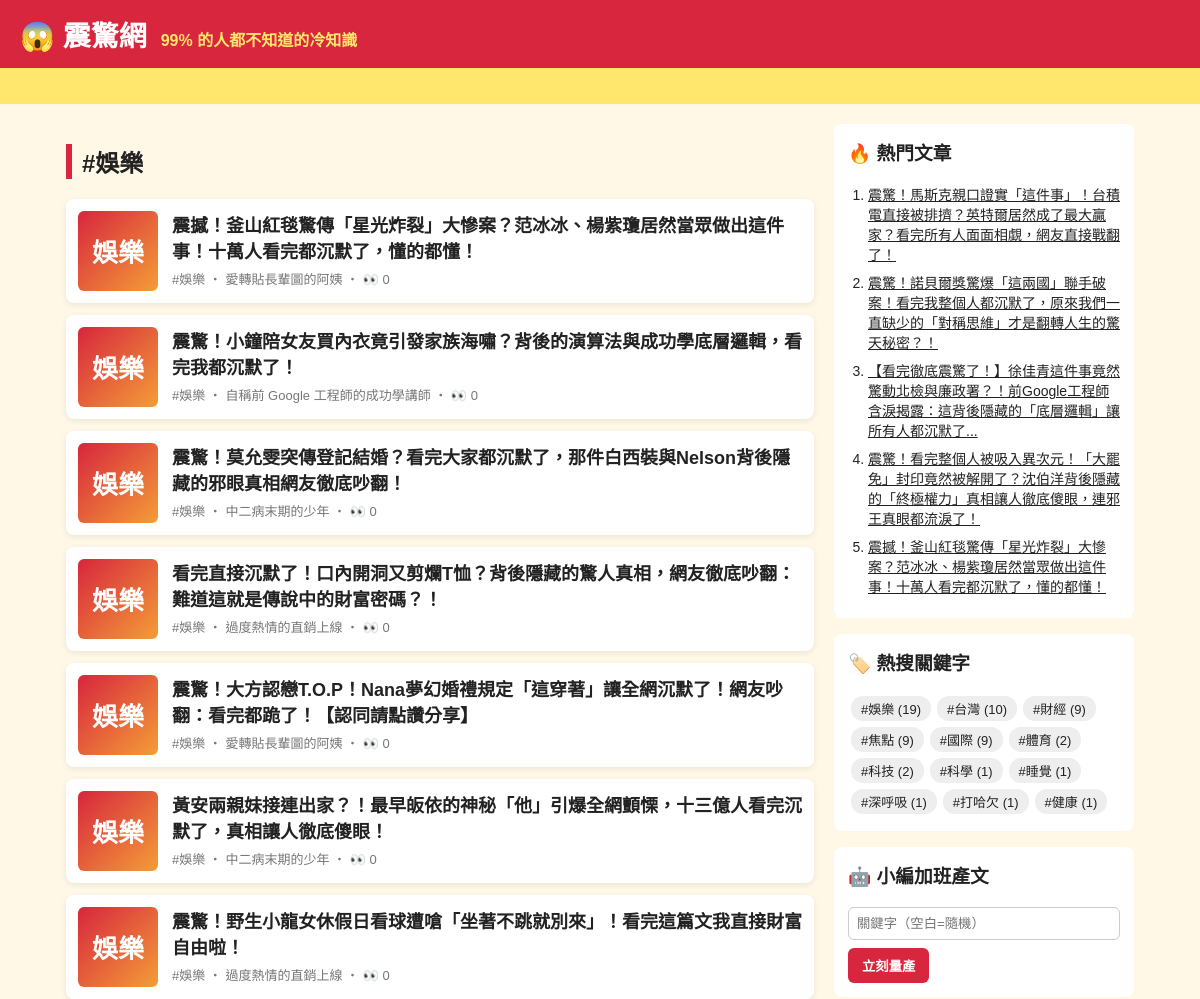
/tag/娛樂/ (upper part), run on an earlier commit of the app's database.
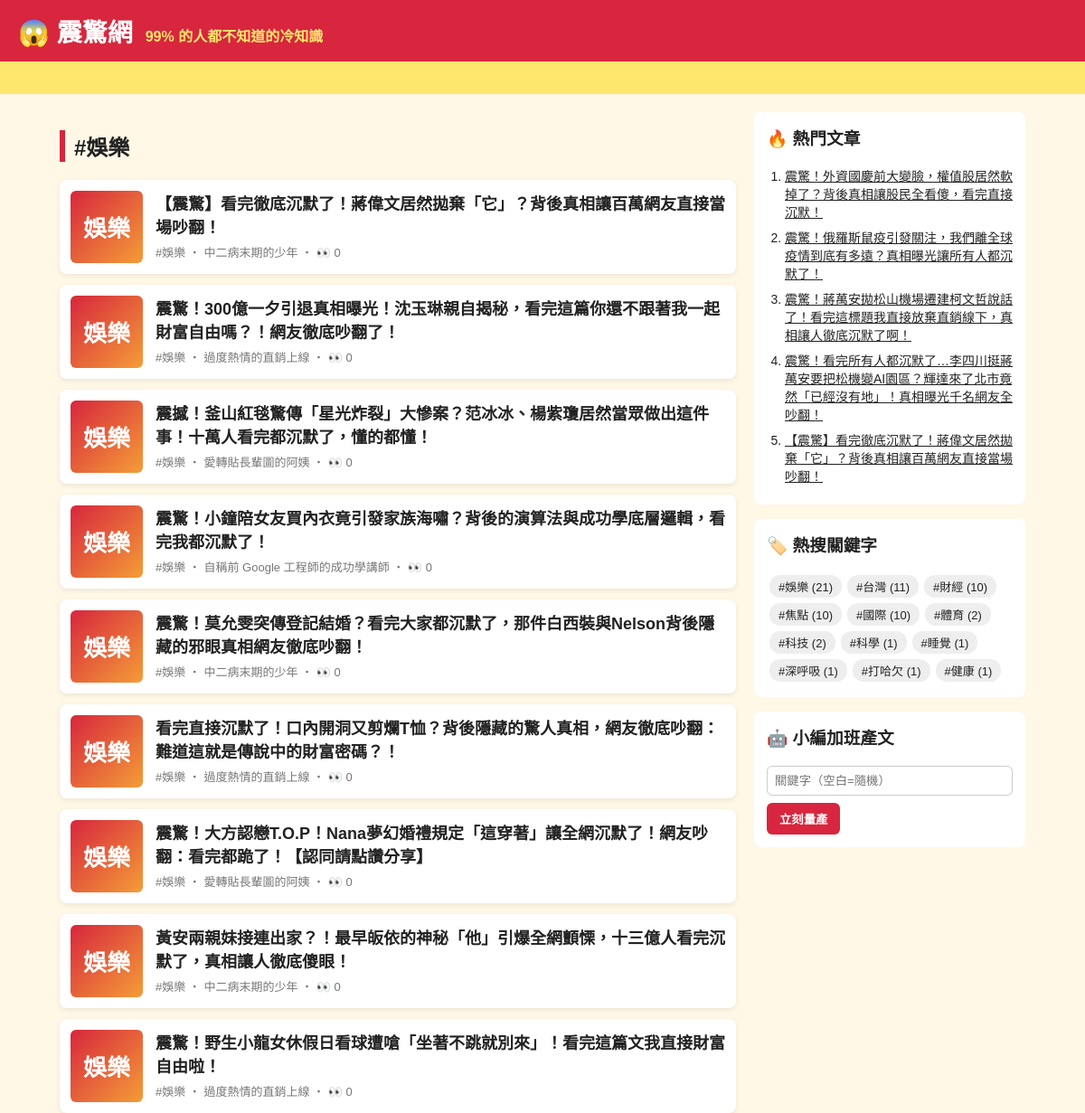
And on a later commit of the database.
### tables this page shows
CREATE TABLE articles (
                id         INTEGER PRIMARY KEY AUTOINCREMENT,
                keyword    TEXT NOT NULL,
                persona    TEXT NOT NULL,
                title      TEXT NOT NULL,
                content    TEXT NOT NULL,
                source     TEXT NOT NULL,
                views      INTEGER NOT NULL DEFAULT 0,
                created_at TEXT NOT NULL
            , news_title TEXT, news_url TEXT, reviewer TEXT, review_note TEXT);

### app.py (the view)
@app.route("/tag/<keyword>/")
def tag(keyword):
    return render_template("index.html", articles=db.list_articles(keyword=keyword), heading=f"#{keyword}")

### app.py (called while the page is built)
@app.context_processor
def sidebar():
    return {"hot": db.hot_articles(), "tags": db.keywords(), "static_site": app.config["STATIC_SITE"]}

### db.py (called while the page is built)
def connect():
    conn = sqlite3.connect(DB_PATH)
    conn.row_factory = sqlite3.Row
    return conn

def list_articles(limit=50, keyword=None):
    with connect() as conn:
        if keyword:
            return conn.execute(
                "SELECT * FROM articles WHERE keyword = ? ORDER BY id DESC LIMIT ?", (keyword, limit)
            ).fetchall()
        return conn.execute("SELECT * FROM articles ORDER BY id DESC LIMIT ?", (limit,)).fetchall()

def hot_articles(limit=5):
    with connect() as conn:
        return conn.execute("SELECT * FROM articles ORDER BY views DESC, id DESC LIMIT ?", (limit,)).fetchall()

def keywords():
    with connect() as conn:
        return conn.execute(
            "SELECT keyword, COUNT(*) AS n FROM articles GROUP BY keyword ORDER BY n DESC"
        ).fetchall()

### templates/index.html
{% extends "base.html" %}
{% block content %}
<h2 class="heading">{{ heading }}</h2>
{% for a in articles %}
  <a class="card" href="{{ url_for('article', article_id=a.id) }}">
    <div class="thumb">{{ a.keyword[:2] }}</div>
    <div>
      <h3>{{ a.title }}</h3>
      <p class="meta">#{{ a.keyword }} ‧ {{ a.persona }}{% if not static_site %} ‧ 👀 {{ a.views }}{% endif %}</p>
    </div>
  </a>
{% else %}
  <p class="empty">還沒有文章。執行 <code>python generator.py -n 5</code> 或用右邊按鈕開始量產。</p>
{% endfor %}
{% endblock %}

### templates/base.html (shortened to what this page needs)
<!doctype html>
<html lang="zh-Hant">
<head>
  <link rel="stylesheet" href="{{ url_for('static', filename='style.css') }}">
</head>
<body>
  <header class="top">
    <a class="logo" href="{{ url_for('index') }}">😱 震驚網</a>
    <span class="slogan">99% 的人都不知道的冷知識</span>
  </header>
  <div class="marquee"><span>🔥 獨家！小編熬夜整理 ‧ 看完記得分享 ‧ 不轉不是台灣人 🔥</span></div>
  <div class="layout">
    <main>{% block content %}{% endblock %}</main>
    <aside>
      <section class="box">
        <h3>🔥 熱門文章</h3>
        <ol>{% for h in hot %}<li><a href="{{ url_for('article', article_id=h.id) }}">{{ h.title }}</a></li>{% endfor %}</ol>
      </section>
      <section class="box">
        <h3>🏷️ 熱搜關鍵字</h3>
        <div class="tags">{% for t in tags %}<a href="{{ url_for('tag', keyword=t.keyword) }}">#{{ t.keyword }} ({{ t.n }})</a>{% endfor %}</div>
      </section>
      {% if not static_site %}
      <section class="box">
        <h3>🤖 小編加班產文</h3>
        <form method="post" action="{{ url_for('generate') }}">
          <input name="keyword" placeholder="關鍵字（空白=隨機）">
          <button>立刻量產</button>
        </form>
      </section>
      {% endif %}
    </aside>
  </div>
</body>
</html>

What changed in the data, as far as the page shows it:
no longer on one of the page's lists (row unchanged): articles: title "震撼！釜山紅毯驚傳「星光炸裂」大慘案？范冰冰、楊紫瓊居然當眾做出這件事！十萬人看完都沉默了，懂的都懂！"
no longer on this page (row unchanged): articles: title "震驚！馬斯克親口證實「這件事」！台積電直接被排擠？英特爾居然成了最大贏家？看完所有人面面相覷，網友直接戰翻了！", shown under "🔥 熱門文章"
no longer on this page (row unchanged): articles: title "震驚！諾貝爾獎驚爆「這兩國」聯手破案！看完我整個人都沉默了，原來我們一直缺少的「對稱思維」才是翻轉人生的驚天秘密？！", shown under "🔥 熱門文章"
no longer on this page (row unchanged): articles: title "【看完徹底震驚了！】徐佳青這件事竟然驚動北檢與廉政署？！前Google工程師含淚揭露：這背後隱藏的「底層邏輯」讓所有人都沉默了...", shown under "🔥 熱門文章"
no longer on this page (row unchanged): articles: title "震驚！看完整個人被吸入異次元！「大罷免」封印竟然被解開了？沈伯洋背後隱藏的「終極權力」真相讓人徹底傻眼，連邪王真眼都流淚了！", shown under "🔥 熱門文章"
added articles: keyword "娛樂", title "【震驚】看完徹底沉默了！蔣偉文居然拋棄「它」？背後真相讓百萬網友直接當場吵翻！", persona "中二病末期的少年", views "0"
added articles: keyword "娛樂", title "震驚！300億一夕引退真相曝光！沈玉琳親自揭秘，看完這篇你還不跟著我一起財富自由嗎？！網友徹底吵翻了！", persona "過度熱情的直銷上線", views "0", shown under "#娛樂"
added articles: title "震驚！外資國慶前大變臉，權值股居然軟掉了？背後真相讓股民全看傻，看完直接沉默！", shown under "🔥 熱門文章"
added articles: title "震驚！俄羅斯鼠疫引發關注，我們離全球疫情到底有多遠？真相曝光讓所有人都沉默了！", shown under "🔥 熱門文章"
added articles: title "震驚！蔣萬安拋松山機場遷建柯文哲說話了！看完這標題我直接放棄直銷線下，真相讓人徹底沉默了啊！", shown under "🔥 熱門文章"
added articles: title "震驚！看完所有人都沉默了…李四川挺蔣萬安要把松機變AI園區？輝達來了北市竟然「已經沒有地」！真相曝光千名網友全吵翻！", shown under "🔥 熱門文章"
Also different on the page:
new list line: "# 娛樂 ( 21 )"
new list line: "# 台灣 ( 11 )"
new list line: "# 財經 ( 10 )"
new list line: "# 焦點 ( 10 )"
new list line: "# 國際 ( 10 )"
list line gone: "# 娛樂 ( 19 )"
list line gone: "# 台灣 ( 10 )"
list line gone: "# 財經 ( 9 )"
list line gone: "# 焦點 ( 9 )"
list line gone: "# 國際 ( 9 )"
